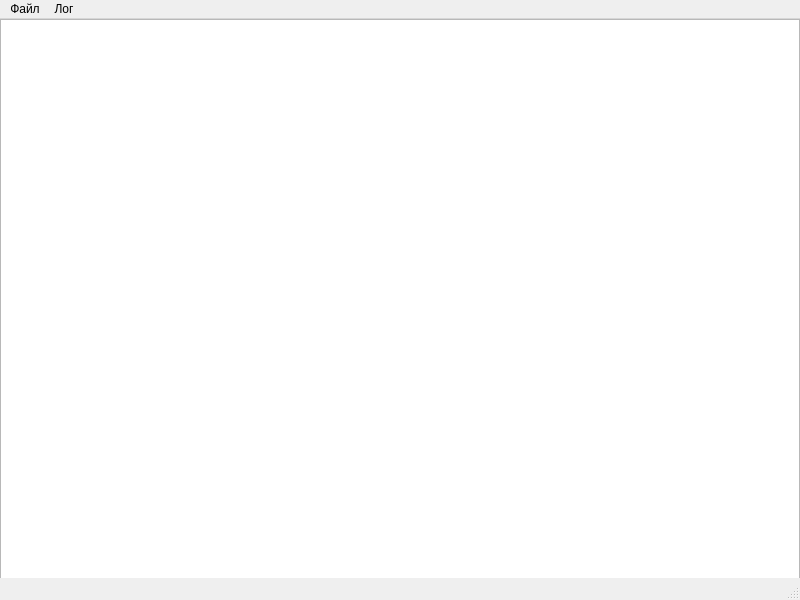
<?xml version="1.0" encoding="UTF-8"?>
<ui version="4.0">
 <class>MainWindow</class>
 <widget class="QMainWindow" name="MainWindow">
  <property name="geometry">
   <rect>
    <x>0</x>
    <y>0</y>
    <width>800</width>
    <height>600</height>
   </rect>
  </property>
  <property name="minimumSize">
   <size>
    <width>800</width>
    <height>600</height>
   </size>
  </property>
  <property name="maximumSize">
   <size>
    <width>800</width>
    <height>600</height>
   </size>
  </property>
  <property name="windowTitle">
   <string>MainWindow</string>
  </property>
  <widget class="QWidget" name="centralwidget">
   <widget class="QListView" name="listView">
    <property name="enabled">
     <bool>true</bool>
    </property>
    <property name="geometry">
     <rect>
      <x>0</x>
      <y>0</y>
      <width>800</width>
      <height>600</height>
     </rect>
    </property>
    <property name="minimumSize">
     <size>
      <width>800</width>
      <height>600</height>
     </size>
    </property>
    <property name="maximumSize">
     <size>
      <width>800</width>
      <height>600</height>
     </size>
    </property>
    <property name="autoFillBackground">
     <bool>false</bool>
    </property>
    <property name="resizeMode">
     <enum>QListView::Fixed</enum>
    </property>
    <property name="layoutMode">
     <enum>QListView::SinglePass</enum>
    </property>
   </widget>
  </widget>
  <widget class="QStatusBar" name="statusbar"/>
  <widget class="QMenuBar" name="menubar">
   <property name="geometry">
    <rect>
     <x>0</x>
     <y>0</y>
     <width>800</width>
     <height>21</height>
    </rect>
   </property>
   <widget class="QMenu" name="menu">
    <property name="title">
     <string>Файл</string>
    </property>
    <addaction name="action"/>
   </widget>
   <widget class="QMenu" name="menu_2">
    <property name="title">
     <string>Лог</string>
    </property>
    <addaction name="action_2"/>
    <addaction name="action_3"/>
    <addaction name="action_4"/>
   </widget>
   <addaction name="menu"/>
   <addaction name="menu_2"/>
  </widget>
  <action name="action">
   <property name="text">
    <string>Открыть</string>
   </property>
  </action>
  <action name="action_2">
   <property name="text">
    <string>Экспорт</string>
   </property>
  </action>
  <action name="action_3">
   <property name="text">
    <string>Добавить в лог</string>
   </property>
  </action>
  <action name="action_4">
   <property name="text">
    <string>Просмотр</string>
   </property>
  </action>
 </widget>
 <resources/>
 <connections/>
</ui>
